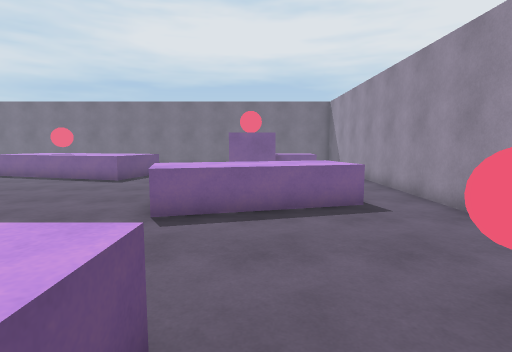
view 1 (above)

23 first-person views from a walk through a 3-D level made in the Unity game engine. The camera is 1.5 m above the floor, tilts 6° down and sees 80° across. The floor is counted in squares, 1 m on a side. Each view is taken from the middle of a square. On the plan, view 1 faces up. The plan holds only what a view shows up to about 15 squares ahead; the rest is blank. The player character is not drawn.

view 2
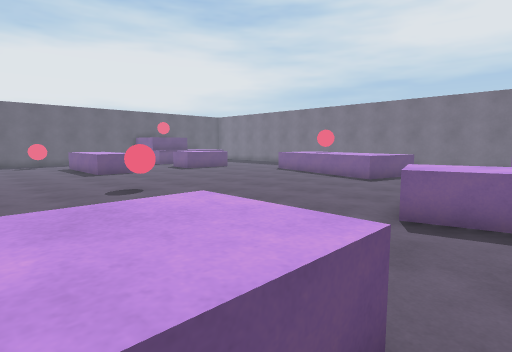

view 3
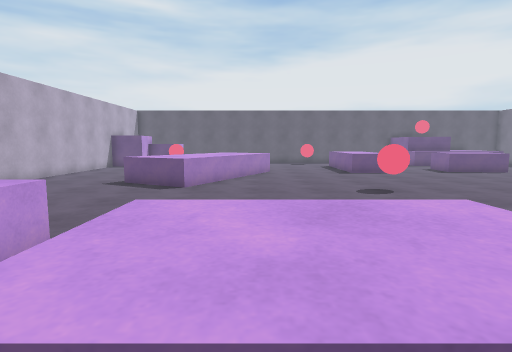

view 4
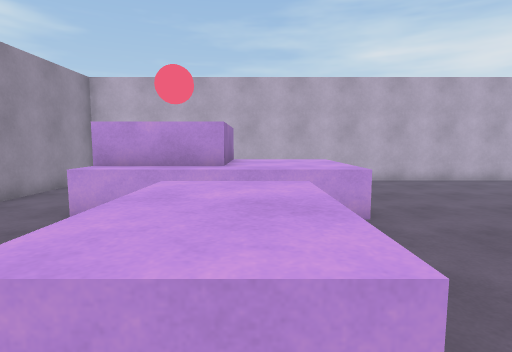

view 5
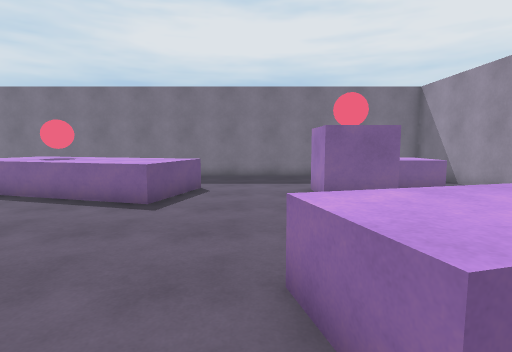

view 6
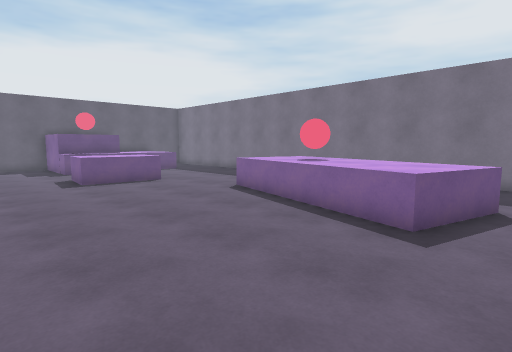

view 7
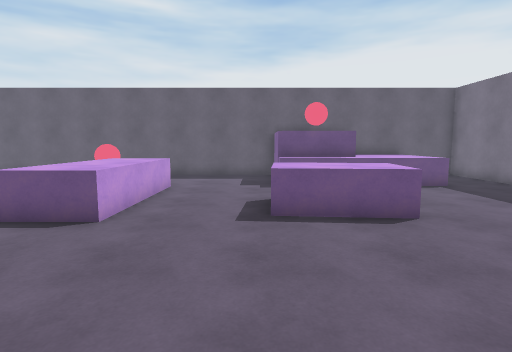

view 8
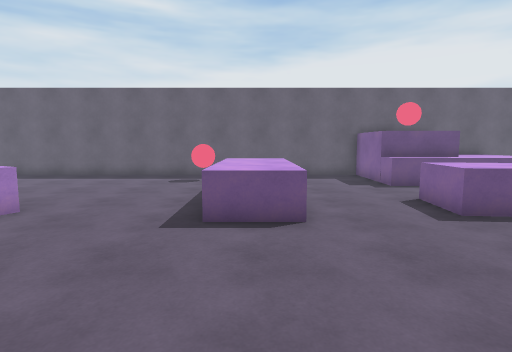

view 9
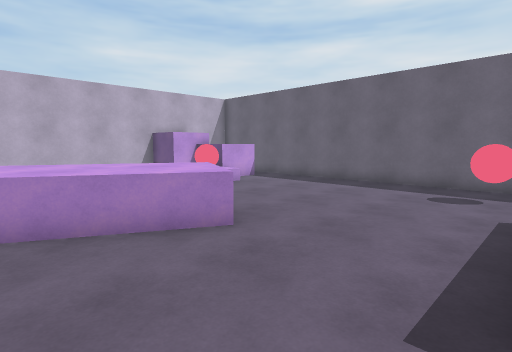

view 10
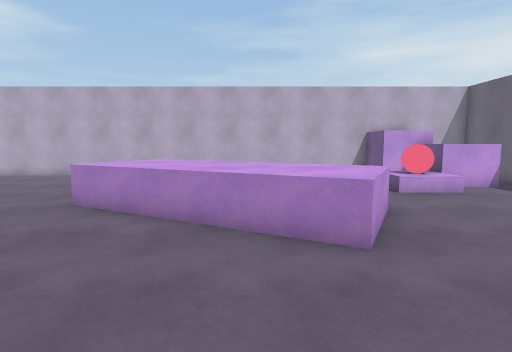

view 11
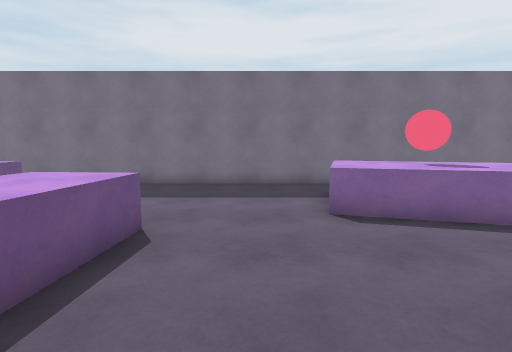

view 12
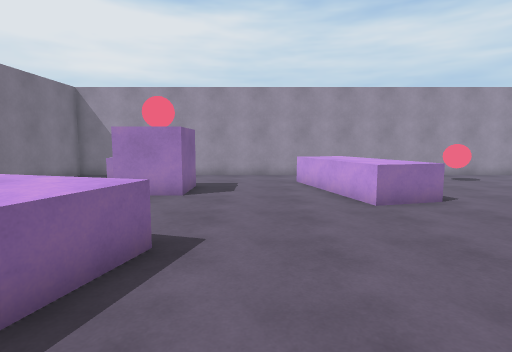

view 13
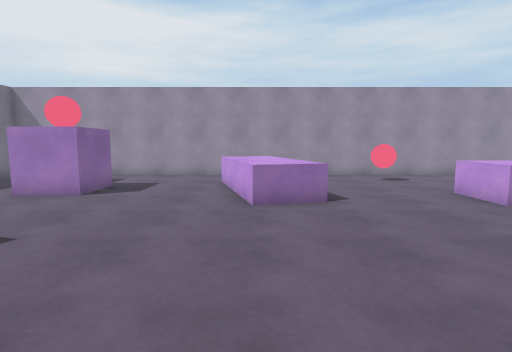

view 14
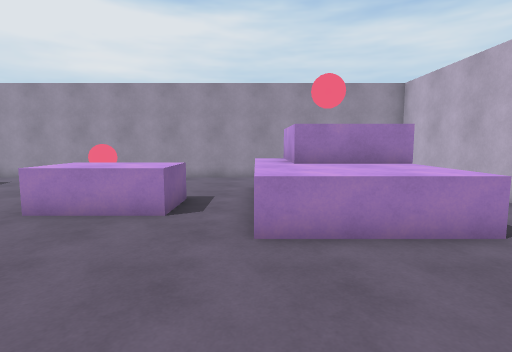

view 15
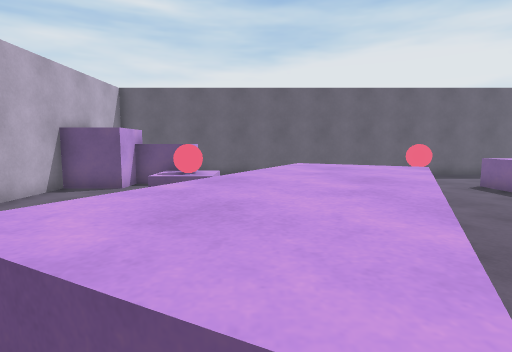

view 16
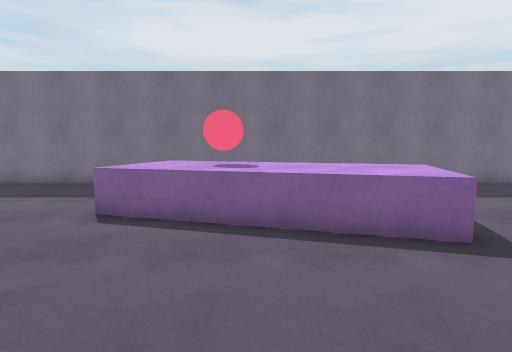

view 17
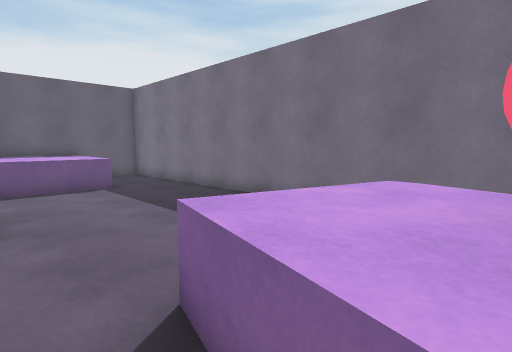

view 18
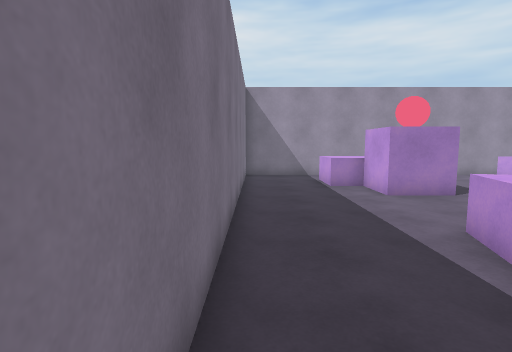

view 19
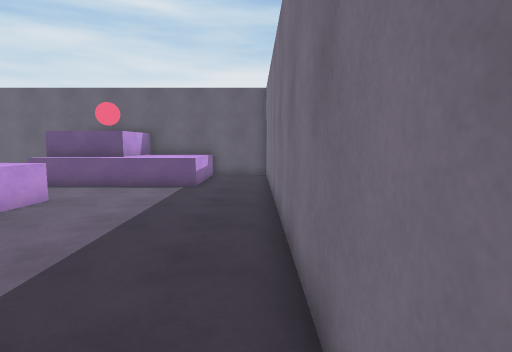

view 20
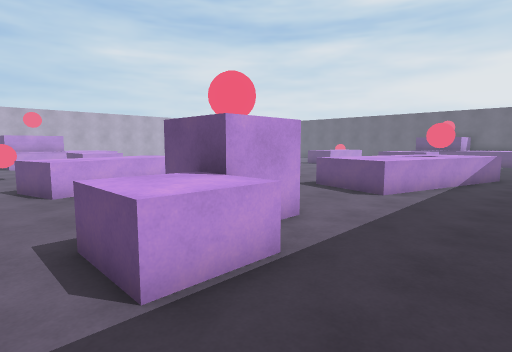

view 21
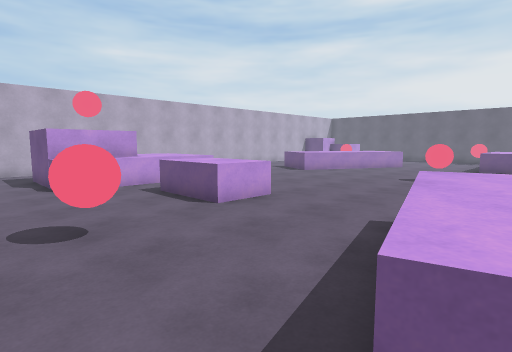

view 22
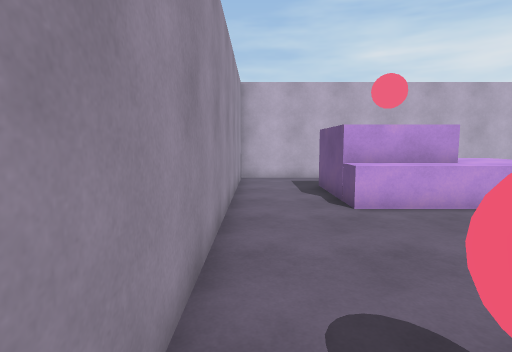

view 23
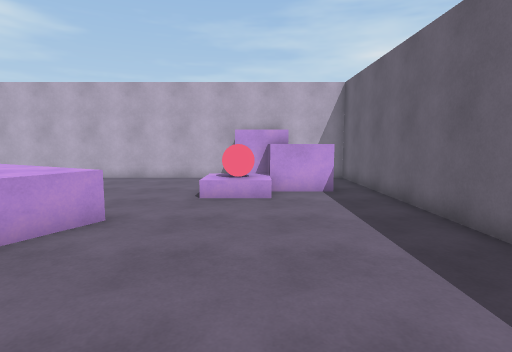

### Floor plan
Key: @ floor where view 1 was taken; # wall or solid block; . floor; = window, fence, low wall or low ledge; ^ raised ledge; B ball; C cube; L block; O other object.
Columns run from 25 left of view 1 to 5 right of it. Each row starts with its distance up from view 1.
 20 ###############################
 19 #............... .............#
 18 #.............................#
 17 #^^^^........^^^..............#
 16 #^^^^........^^BB^^^......OOO.#
 15 #^^^^........^^BB^^^^...OOOOO.#
 14 ##^^^........^^^^^^^^...O OO..#
 13    #^..^^^.......^^^....OO....#
 12    #^..^^^....................#
 11 ####^..^^^....................#
 10 #.............................#
  9 #........................^^^..#
  8 #......................^^^^^..#
  7 #....^^^^^.............^^^^^..#
  6 #...^^^^^^.............^......#
  5 #...^^^^^^.....B..............#
  4 #.B............B..............#
  3 #..........................BB.#
  2 #......................^^.....#
  1 #........=............^^^.....#
  0 #.......^^^...........^^^@....#
 -1 #......#^^^^^..........^^.....#
 -2 #......^^^^^^^^...............#
 -3 #........^^^^^^......^^^^^^...#
 -4 #..........^^^^......^^^^###..#
 -5 #... B....  .^.......^^^#  #..#
 -6 #.CC  .... ..........^^^#  #..#
 -7 #.CC.................^^^#  #..#
 -8 #. LLL.................    ...#
 -9 #.   L..................  ....#
-10 ###  ##########################

Where each view was taken, in squares from view 1:
view 1: 0 up, 0 right, facing up
view 2: 0 up, 0 right, facing up-left
view 3: 0 up, 0 right, facing left
view 4: 3 up, 2 left, facing down
view 5: 5 up, 3 left, facing up
view 6: 7 up, 4 left, facing up-left
view 7: 10 up, 10 left, facing left
view 8: 6 up, 10 left, facing left
view 9: 5 up, 13 left, facing down-left
view 10: 5 up, 15 left, facing down
view 11: 8 up, 14 left, facing up
view 12: 11 up, 10 left, facing right
view 13: 8 up, 10 left, facing right
view 14: 3 down, 9 left, facing right
view 15: 3 down, 10 left, facing left
view 16: 8 up, 9 left, facing up
view 17: 13 up, 10 left, facing up-left
view 18: 19 up, 10 left, facing right
view 19: 19 up, 10 left, facing left
view 20: 19 up, 4 right, facing down-left
view 21: 8 up, 4 right, facing down-left
view 22: 4 up, 4 right, facing down
view 23: 4 up, 21 left, facing down
